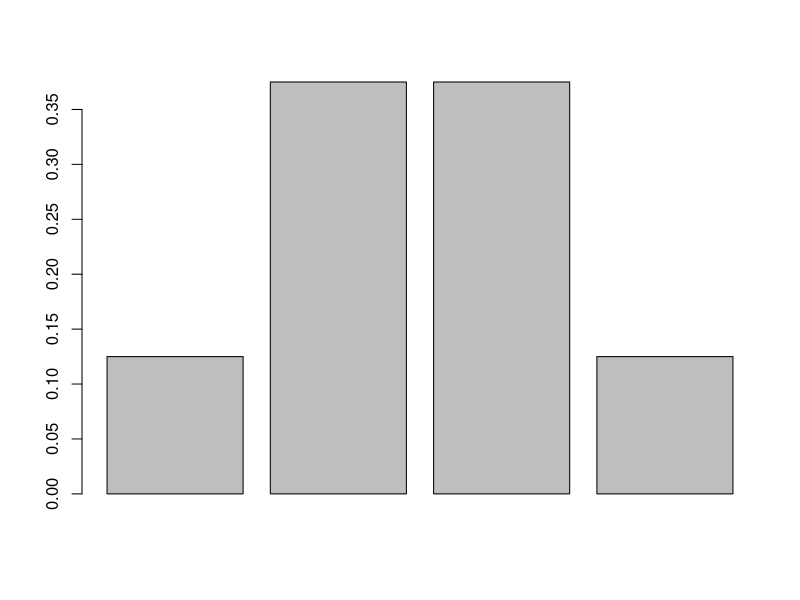
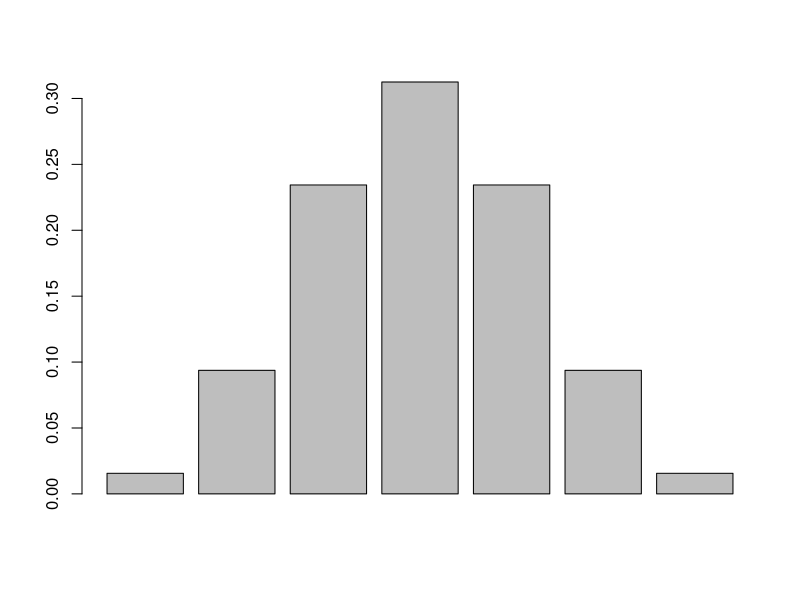
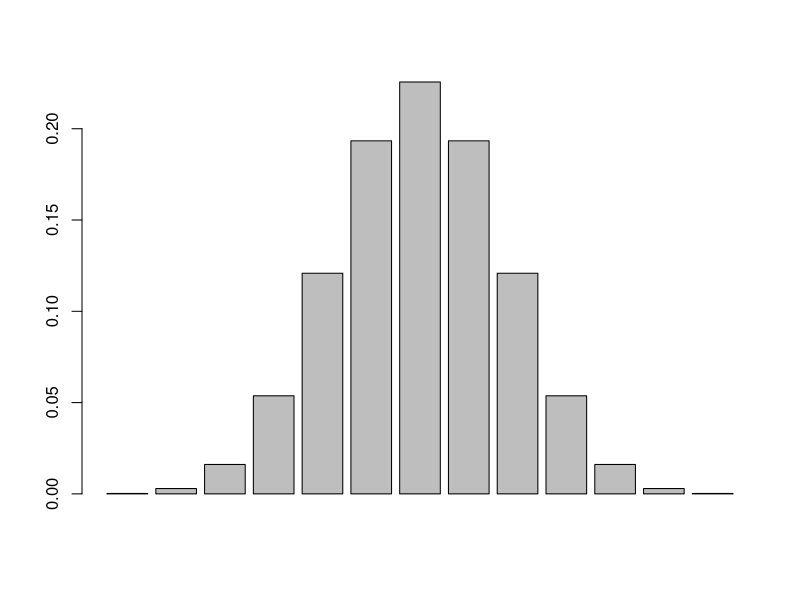
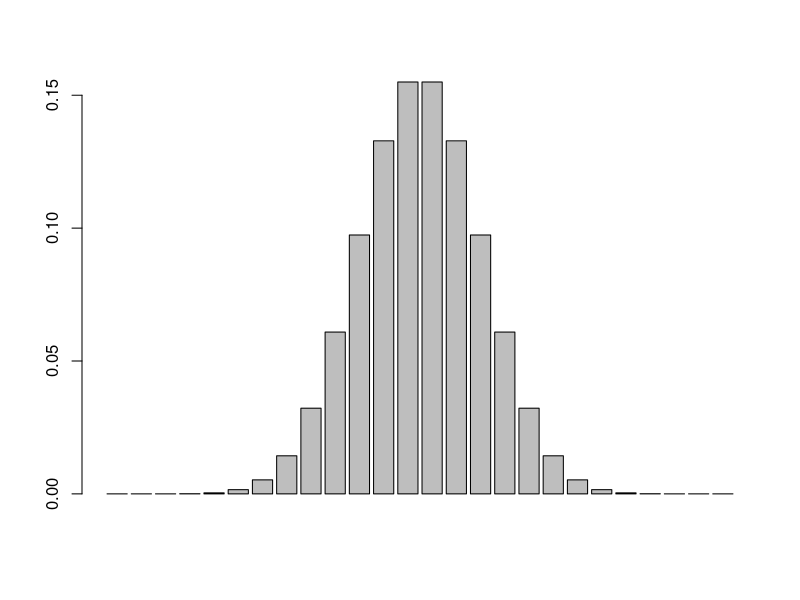
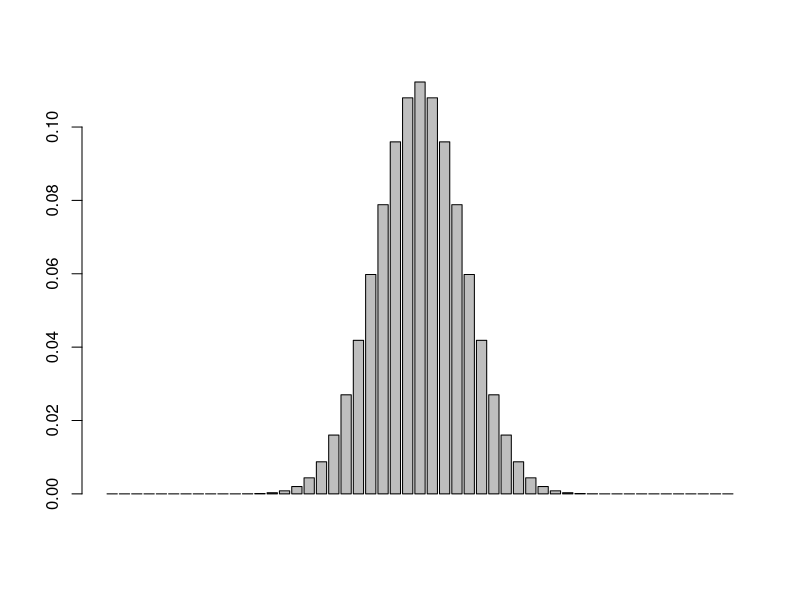
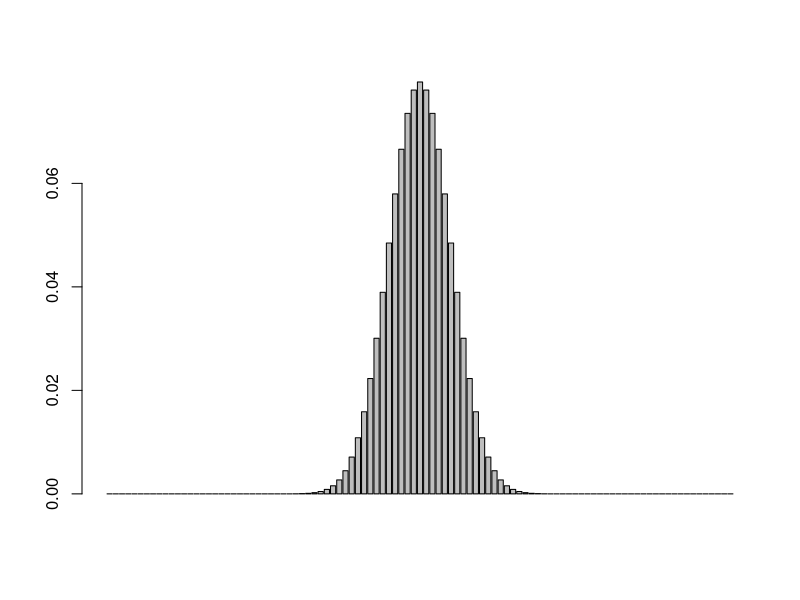
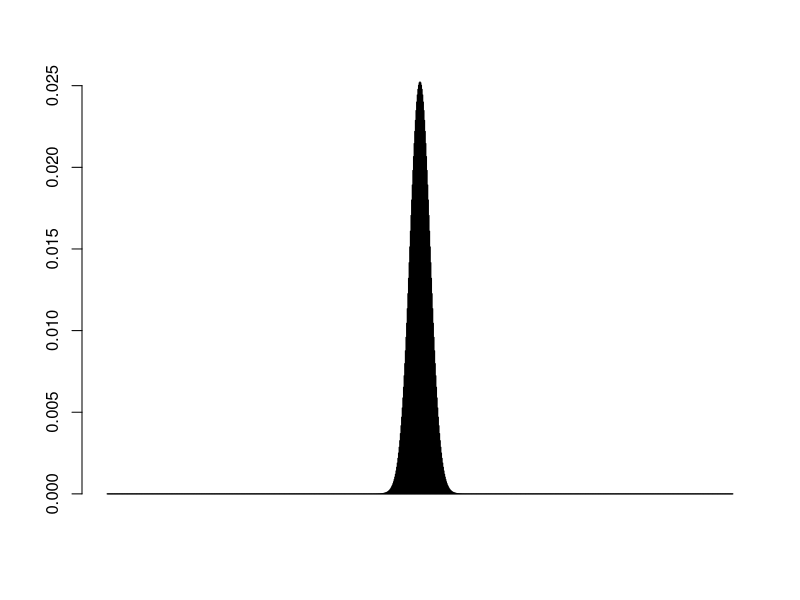

Here is the R script that generated these plots, in order:
#################################################################
### Introdução à Estatística para Linguística, v2.0, fev/2021 ###
######                     L. Oushiro                      ######
######Lição 08: Conceitos Básicos de Estatística Inferencial#####
#################################################################

# O hashtag é o caractere de comentário. Tudo que é escrito depois dele é ignorado pelo R. Use-o para fazer anotações que achar necessárias. 

# Para rodar uma linha de comando a partir do script, posicione o cursor em qualquer ponto do comando e pressione CTRL + ENTER. Para rodar uma linha de comando diretamente no Console, pressione ENTER. 

# Leia as instruções no Console e digite as linhas de comando na linha logo abaixo ao texto resumido neste script. Para a maioria dos comandos, você precisará digitá-lo por completo. Atente-se à digitação! Algumas linhas de comando estão parcialmente digitadas, e você precisará fazer modificações em pontos específicos  (_) para torná-la legível ao R. Outras podem já estar prontas (*). Questões de múltipla escolha devem ser respondidas diretamente no Console.


# (22%) A partir de quantos resultados favoráveis a mim, em 100 jogadas, você consideraria que estou roubando? Coloque o valor no vetor x abaixo. 
x <- 60

# (28%) Calcular número de resultados finais possíveis em 100 jogadas de moeda
2 ^ 100

# (30%) Calcular probabilidades de determinado resultado dentro de uma distribuição binomial: dbinom()
dbinom(3, 3, 0.5)

# (32%) Calcular probabilidades de obter 0, 1, 2 e 3 caras em três jogadas de moeda
dbinom(0:3, 3, 0.5)

# (33%) Visualizar resultado acima num gráfico de barras
barplot(dbinom(0:3, 3, 0.5), beside = T)

# (36%) Visualizar probabilidades de obter de 0 a 6 caras em 6 jogadas de moeda
barplot(dbinom(0:6, 6, 0.5), beside = T)

# (37%) Visualizar probabilidades de obter de 0 a 12 caras em 12 jogadas de moeda
barplot(dbinom(0:12, 12, 0.5), beside = T)

# (38%) Visualizar probabilidades de obter de 0 a 25 caras em 25 jogadas de moeda
barplot(dbinom(0:25, 25, 0.5), beside = T)

# (39%) Visualizar probabilidades de obter de 0 a 50 caras em 50 jogadas de moeda
barplot(dbinom(0:50, 50, 0.5), beside = T)

# (41%) Visualizar probabilidades de obter de 0 a 100 caras em 100 jogadas de moeda
barplot(dbinom(0:100, 100, 0.5), beside = T)

# (42%) Visualizar probabilidades de obter de 0 a 1000 caras em 1000 jogadas de moeda
barplot(dbinom(0:1000, 1000, 0.5), beside = T)

# (47%) Cálculo da soma de todas as probabilidades de obter de 0 a 3 caras em 3 jogadas de moeda
sum(dbinom(0:3, 3, 0.5))

# (49%) Cálculo da soma de todas as probabilidades de obter de 0 a 100 caras em 100 jogadas de moeda
sum(dbinom(0:100, 100, 0.5))

# (54%) Cálculo da soma das probabilidades de obter de 90 a 100 caras em 100 jogadas de moeda
sum(dbinom(90:100, 100, 0.5))

# (61%) Cálculo de quantos sucessos necessários para alfa = 5% (teste unicaudal)
qbinom(0.05, 100, 0.5, lower.tail = F)

# (63%) Cálculo do alfa estabelecido por você no teste da moeda para estabelecer que a Livia está roubando 
sum(dbinom(x:100, 100, 0.5))

# (68%, 70%) Cálculo de quantos sucessos necessários para alfa = 5% (teste bicaudal)
qbinom(0.025, 100, 0.5, lower.tail = T)
qbinom(0.025, 100, 0.5, lower.tail = F)



